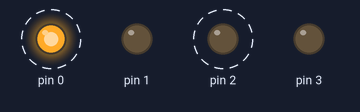
Simulated run of this sketch. Board: Arduino Uno, built with avr-gcc and run on an emulated ATmega328P. On the bench: output pins drawn as LEDs (lit = HIGH). Dashed ring = blinking.

Above: at 0.2 s.
Timing chart, 0 to 3.0 s (numbered marks = the images above):
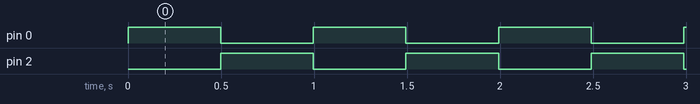

Measured:
- by itself, pin 0, pin 2: alternates HIGH for 0.50 s and LOW for 0.50 s

The sketch:

Ex_1.5.ino
```cpp
#include <avr/io.h>
#include <util/delay.h>
int count = 0;
int main(void) {
  DDRD = 0x0F;
  TCCR0A = 0x00;
  TCCR0B = 0x03;
  PORTD = 0x01; // Led Red on
  while(true) {
    if(TCNT0 == 249) {
      count++;
      TCNT0 = 0;
    }
    if(count == 500) {
      PORTD ^=0x05; //Toggling between Led Red and Led Blue
      count = 0;
    }
  }
}
```
